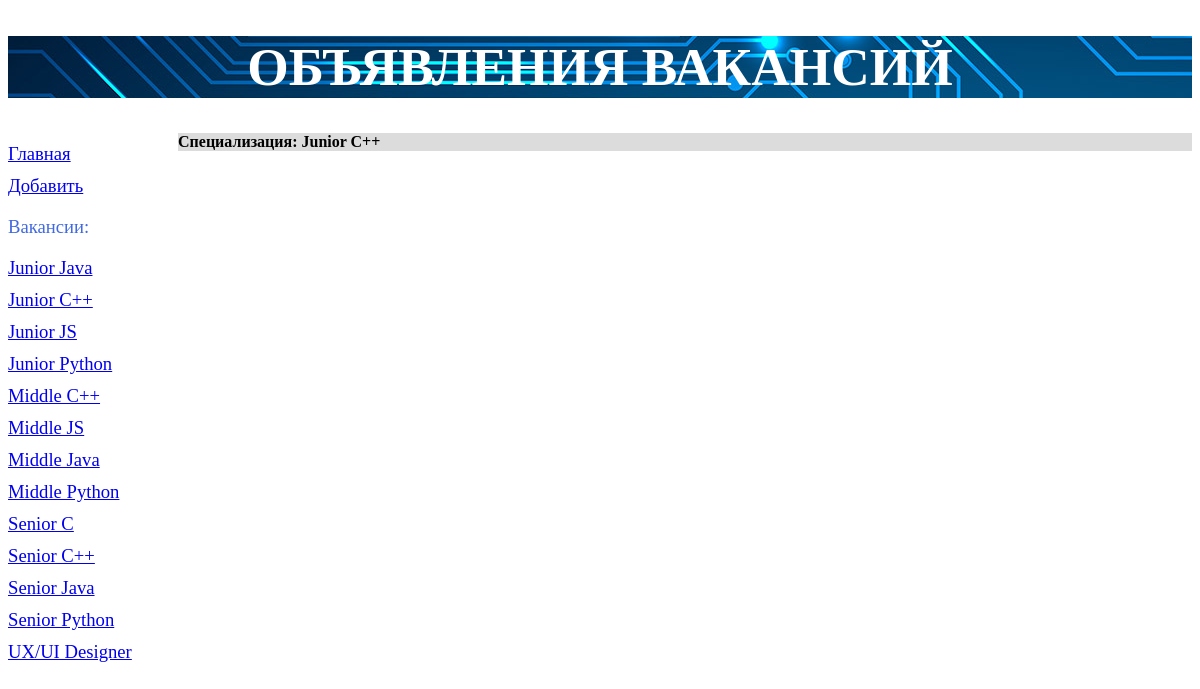
The page /bboard/4/ on the database its author committed.
### bboard/models.py (models this page shows, shortened)
class Rubric(models.Model):
    name = models.CharField(max_length=50, db_index=True, verbose_name='Название')
    class Meta:
        verbose_name_plural = 'Специализации'
        verbose_name = 'Специализация'
        ordering = ['name']

### bboard/views.py (the view)
# urls.py: path('<int:rubric_id>/', by_rubric, name='by_rubric'),
def by_rubric(request, rubric_id):
    bbs = Bb.objects.filter(rubric=rubric_id)
    rubrics = Rubric.objects.all()
    current_rubric = Rubric.objects.get(pk=rubric_id)
    context = {'bbs': bbs, 'rubrics': rubrics, 'current_rubric': current_rubric}
    return render(request, 'bboard/by_rubric.html', context)

### bboard/templates/bboard/by_rubric.html (shortened to what this page needs)
{% extends "layout/basic.html" %}
{% block content %}
<h4>Специализация: {{ current_rubric.name }}</h4>
{% endblock %}

### bboard/templates/layout/basic.html (shortened to what this page needs)
{% load static %}
<!DOCTYPE html>
<html>
    <head>
        <link rel="stylesheet" type="text/css"
        href="{% static 'bboard/style.css' %}">
    </head>
    <body>
        <header>
            <h1>Объявления вакансий</h1>
        </header>
        <nav>
            <a href="{% url 'index' %}">Главная</a>
            <a href="{% url 'add' %}">Добавить</a>
            <p>Вакансии:</p>
            {% for rubric in rubrics %}
            <a href="{% url 'by_rubric' rubric.pk %}">{{ rubric.name }}</a>
            {% endfor%}
        </nav>
        <section>
            {% block content %}
            {% endblock %}
        </section>
    </body>
</html>

### bboard/static/bboard/style.css (style rules this page uses)
header h1 { font-size: 40pt; text-transform: uppercase; text-align: center; color: white; background: url("bg.jpg"); background-color: #DA70D6; }
nav { font-size: 14pt; width: 150px; float: left; color: #4169E1; background-color: transparent; }
nav a { display: block; margin: 10px 0px; }
section { margin-left: 170px; background-color: #DCDCDC; }

### rows shown on the page
Rubric: name "Junior Java"
Rubric: name "Junior C++"
Rubric: name "Junior JS"
Rubric: name "Junior Python"
Rubric: name "Middle C++"
Rubric: name "Middle JS"
Rubric: name "Middle Java"
Rubric: name "Middle Python"
Rubric: name "Senior C"
Rubric: name "Senior C++"
Rubric: name "Senior Java"
Rubric: name "Senior Python"
Rubric: name "UX/UI Designer"
